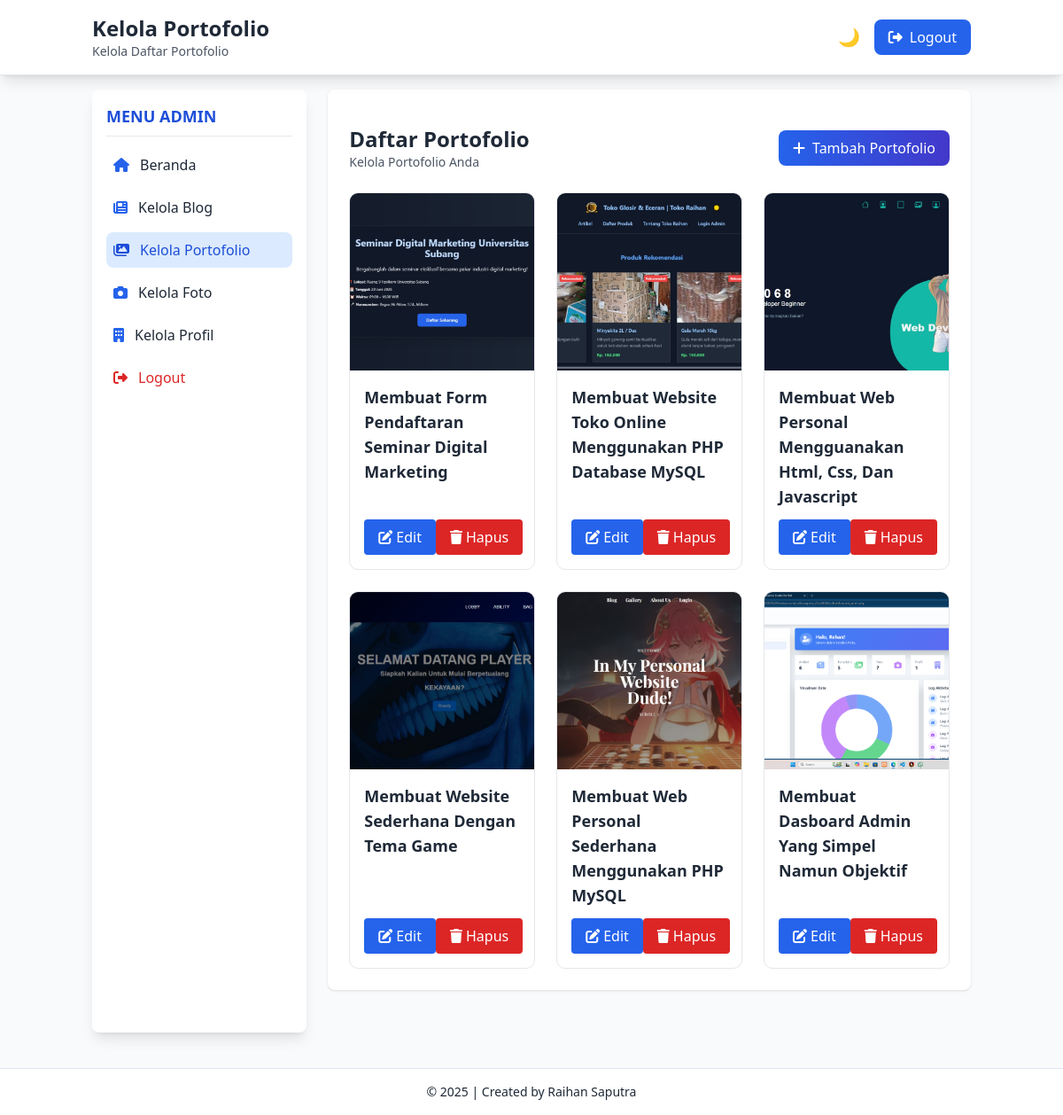
/admin/data_gallery.php (signed in), run on the app's committed database.
### tables this page shows
CREATE TABLE `tbl_gallery` (
  `id_gallery` int(5) NOT NULL,
  `judul` text NOT NULL,
  `foto` text NOT NULL
);

### admin/data_gallery.php (the view, shortened to what this page needs)
<?php
include('../koneksi.php');
?>
<!DOCTYPE html>
<html lang="id" class="transition duration-300">
<head>
    <script src="https://cdn.tailwindcss.com"></script>
    <link rel="stylesheet" href="https://cdnjs.cloudflare.com/ajax/libs/font-awesome/6.4.0/css/all.min.css">
</head>
<body class="flex flex-col min-h-screen bg-gray-50 dark:bg-gray-900 text-gray-800 dark:text-gray-100">
    <header class="bg-white dark:bg-slate-800 shadow-lg sticky top-0 z-40 border-b border-slate-200 dark:border-slate-700">
        <div class="container mx-auto px-4 flex justify-between items-center py-4">
            <div class="flex items-center">
                <div>
                    <h1 class="text-xl md:text-2xl font-bold dark:text-white">Kelola Portofolio</h1>
                    <p class="text-gray-600 dark:text-slate-400 text-sm">Kelola Daftar Portofolio</p>
                </div>
            </div>
            <div class="flex items-center">
                <button id="darkToggle" class="mr-4 text-xl" title="Toggle Dark Mode">🌙</button>
                <a href="logout.php" class="flex items-center gap-2 bg-blue-600 hover:bg-blue-500 text-white px-4 py-2 rounded-lg">
                    <i class="fas fa-sign-out-alt"></i>
                    <span class="hidden md:inline">Logout</span>
                </a>
            </div>
        </div>
    </header>
    <div class="flex flex-grow container mx-auto mt-4 px-4 w-full">
        <aside id="sidebar" class="sidebar w-1/4 bg-white dark:bg-gray-800 rounded-lg shadow-lg p-4 mb-4 card-3d">
            <div class="card-3d-content">
                <h2 class="text-lg font-bold text-blue-700 dark:text-blue-400 mb-3 border-b border-gray-200 dark:border-gray-700 pb-2">MENU ADMIN</h2>
                <ul class="space-y-2">
                    <li>
                        <a href="beranda_admin.php" class="flex items-center gap-3 p-2 rounded-lg hover:bg-blue-50 dark:hover:bg-gray-700">
                            <i class="fas fa-home text-blue-600 dark:text-blue-400"></i>
                            <span class="dark:text-white">Beranda</span>
                        </a>
                    </li>
                    <li>
                        <a href="data_artikel.php" class="flex items-center gap-3 p-2 rounded-lg hover:bg-blue-50 dark:hover:bg-gray-700">
                            <i class="fas fa-newspaper text-blue-600 dark:text-blue-400"></i>
                            <span class="dark:text-white">Kelola Blog</span>
                        </a>
                    </li>
                    <li>
                        <a href="data_gallery.php" class="flex items-center gap-3 p-2 rounded-lg bg-blue-100 dark:bg-gray-700 text-blue-700 dark:text-white">
                            <i class="fas fa-images text-blue-700 dark:text-blue-400"></i>
                            <span>Kelola Portofolio</span>
                        </a>
                    </li>
                    <li>
                        <a href="data_foto.php" class="flex items-center gap-3 p-2 rounded-lg hover:bg-blue-50 dark:hover:bg-gray-700">
                            <i class="fas fa-camera text-blue-600 dark:text-blue-400"></i>
                            <span class="dark:text-white">Kelola Foto</span>
                        </a>
                    </li>
                    <li>
                        <a href="data_about.php" class="flex items-center gap-3 p-2 rounded-lg hover:bg-blue-50 dark:hover:bg-gray-700">
                            <i class="fas fa-building text-blue-600 dark:text-blue-400"></i>
                            <span class="dark:text-white">Kelola Profil</span>
                        </a>
                    </li>
                    <li>
                        <a href="logout.php" onclick="return confirm('Apakah anda yakin ingin keluar?');"
                            class="flex items-center gap-3 p-2 rounded-lg text-red-600 hover:bg-red-50 dark:hover:bg-gray-700">
                            <i class="fas fa-sign-out-alt"></i>
                            <span class="dark:text-white">Logout</span>
                        </a>
                    </li>
                </ul>
            </div>
        </aside>
        <main class="w-full md:w-3/4 bg-white dark:bg-gray-800 rounded-lg shadow p-4 md:p-6 md:ml-6 mb-16">
            <div class="flex flex-col md:flex-row justify-between items-start md:items-center mb-6">
                <div class="mb-3 md:mb-0">
                    <h2 class="text-xl md:text-2xl font-bold text-gray-800 dark:text-white">Daftar Portofolio</h2>
                    <p class="text-gray-600 dark:text-gray-300 text-sm">Kelola Portofolio Anda</p>
                </div>
                <a href="add_gallery.php" class="bg-gradient-to-r from-blue-600 to-indigo-700 hover:from-blue-700 hover:to-indigo-800 text-white px-4 py-2 rounded-lg flex items-center justify-center glow-on-hover">
                    <i class="fas fa-plus mr-2"></i> Tambah Portofolio
                </a>
            </div>
            <?php
            $sql = "SELECT * FROM tbl_gallery";
            $query = mysqli_query($db, $sql);
            if (mysqli_num_rows($query) === 0): ?>
                <div class="bg-gradient-to-r from-blue-50 to-indigo-50 dark:from-blue-900/50 dark:to-indigo-900/50 border border-blue-200 dark:border-blue-700 rounded-xl p-6 text-center">
                    <div class="flex flex-col items-center">
                        <div class="w-16 h-16 bg-blue-100 dark:bg-blue-800 rounded-full flex items-center justify-center mb-4">
                            <i class="fas fa-info-circle text-blue-500 dark:text-blue-300 text-2xl"></i>
                        </div>
                        <h3 class="text-lg font-medium text-blue-800 dark:text-blue-200 mb-2">Data Produk Belum Tersedia</h3>
                        <p class="text-blue-700 dark:text-blue-300 mb-4">Anda belum memiliki data produk. Mulai dengan menambahkan produk baru.</p>
                        <a href="add_gallery.php" class="bg-gradient-to-r from-blue-600 to-indigo-600 hover:from-blue-700 hover:to-indigo-700 text-white px-5 py-2 rounded-lg inline-flex items-center glow-on-hover">
                            <i class="fas fa-plus mr-2"></i> Tambah Produk
                        </a>
                    </div>
                </div>
            <?php else: ?>
                <div class="grid grid-cols-1 sm:grid-cols-2 lg:grid-cols-3 gap-6">
                    <?php while ($data = mysqli_fetch_array($query)): ?>
                        <div class="gallery-item bg-white dark:bg-gray-700 border border-gray-200 dark:border-gray-600">
                            <div class="gallery-img-container">
                                <?php
                                $imagePath = '../images/' . $data['foto'];
                                if (file_exists($imagePath)): ?>
                                    <img src="<?= $imagePath ?>" alt="<?= htmlspecialchars($data['judul']) ?>" class="gallery-img">
                                <?php endif; ?>
                            </div>
                            <div class="p-4 flex-grow flex flex-col">
                                <h3 class="font-semibold text-gray-800 dark:text-white mb-3 text-lg"><?= htmlspecialchars($data['judul']) ?></h3>
                                <div class="mt-auto flex justify-between action-buttons">
                                    <a href="edit_gallery.php?id_gallery=<?= $data['id_gallery'] ?>" class="action-btn bg-blue-600 hover:bg-blue-700 text-white px-4 py-2 rounded flex items-center">
                                        <i class="fas fa-edit mr-1"></i> Edit
                                    </a>
                                    <a href="delete_gallery.php?id_gallery=<?= $data['id_gallery'] ?>" onclick="return confirm('Yakin ingin menghapus produk ini?');" class="action-btn bg-red-600 hover:bg-red-700 text-white px-4 py-2 rounded flex items-center">
                                        <i class="fas fa-trash mr-1"></i> Hapus
                                    </a>
                                </div>
                            </div>
                        </div>
                    <?php endwhile; ?>
                </div>
            <?php endif; ?>
        </main>
    </div>
    <footer class="bg-white dark:bg-slate-800 border-t border-slate-200 dark:border-slate-700 py-4 mt-6">
        <div class="container mx-auto px-4 text-center text-sm">
            <p>&copy; <?php echo date('Y'); ?> | Created by Raihan Saputra</p>
        </div>
    </footer>
</body>
</html>

### admin/data_gallery.php (style rules this page uses)
.action-buttons { position: relative; z-index: 100; pointer-events: auto !important; }
.action-btn { position: relative; z-index: 101; pointer-events: auto !important; transform: none !important; transition: all 0.2s ease; border-radius: 8px; padding: 0.5rem 1rem; white-space: nowrap; }
.card-3d { transition: transform 0.5s cubic-bezier(0.25, 0.46, 0.45, 0.94); transform-style: preserve-3d; will-change: transform; position: relative; overflow: hidden; }
.gallery-item { transition: transform 0.3s ease, box-shadow 0.3s ease; border-radius: 10px; overflow: hidden; height: 100%; display: flex; flex-direction: column; }
.gallery-img-container { height: 200px; overflow: hidden; position: relative; }
.gallery-img { width: 100%; height: 100%; object-fit: cover; transition: transform 0.5s ease; }

### data on the page
tbl_gallery: foto (picture), judul "Membuat Form Pendaftaran Seminar Digital Marketing"
tbl_gallery: foto (picture), judul "Membuat Website Toko Online Menggunakan PHP Database MySQL"
tbl_gallery: foto (picture), judul "Membuat Web Personal Mengguanakan Html, Css, Dan Javascript"
tbl_gallery: foto (picture), judul "Membuat Website Sederhana Dengan Tema Game"
tbl_gallery: foto (picture), judul "Membuat Web Personal Sederhana Menggunakan PHP MySQL"
tbl_gallery: foto (picture), judul "Membuat Dasboard Admin Yang Simpel Namun Objektif"
